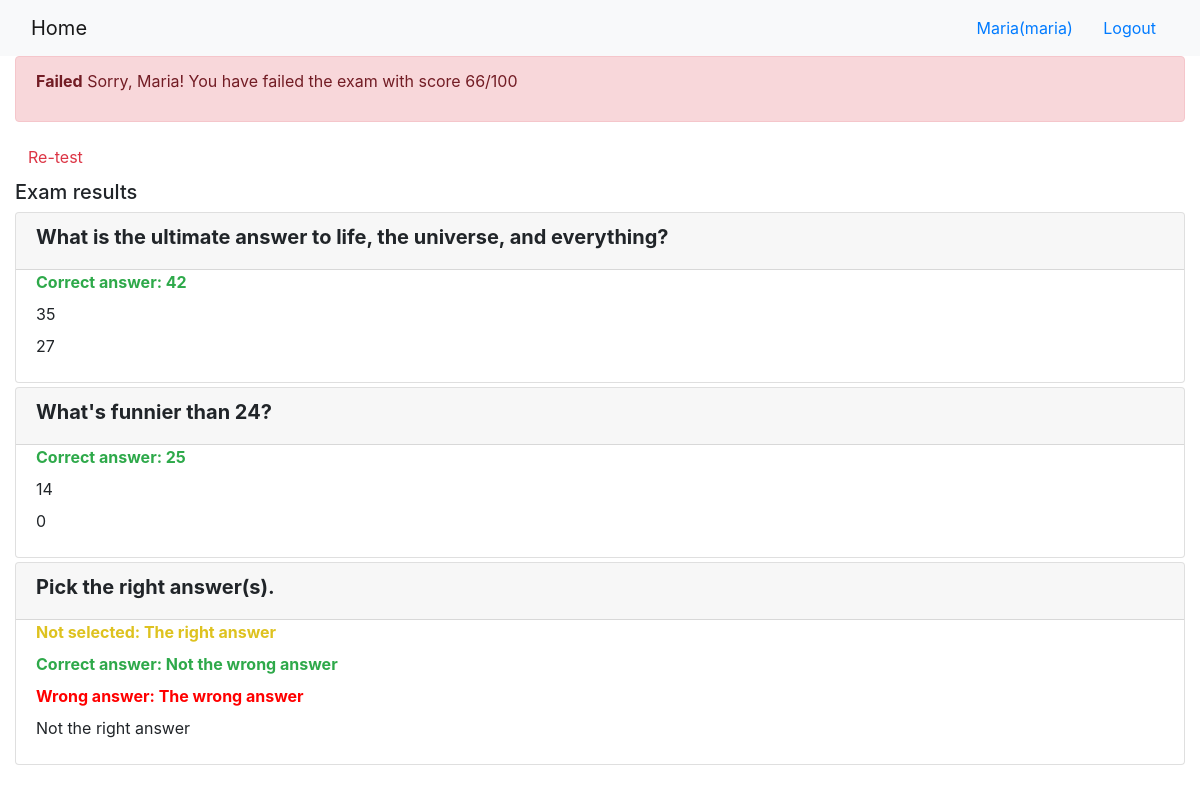
/onlinecourse/course/1/submission/1/result/ (signed in), run on the app's committed database.
### onlinecourse/models.py (models this page shows)
class Question(models.Model):
    lesson = models.ForeignKey(Course, on_delete=models.CASCADE)
    question_text = models.TextField(max_length=1000)
    grade = models.IntegerField(default=0)
    def is_get_score(self, selected_ids):
       all_answers = self.choice_set.filter(is_correct=True).count()
       selected_correct = self.choice_set.filter(is_correct=True, id__in=selected_ids).count()
       if all_answers == selected_correct:
           return True
       else:
           return False

class Choice(models.Model):
    choice_text = models.TextField(max_length=1000)
    is_correct = models.BooleanField(default=0)
    question = models.ManyToManyField(Question)

### onlinecourse/views.py (the view)
def show_exam_result(request, course_id, submission_id):
    context = {}
    course = Course.objects.get(id = course_id)
    submit = Submission.objects.get(id = submission_id)
    selected = Submission.objects.filter(id = submission_id).values_list('choices', flat = True)
    score = 0
    questions = 0
    for question in course.question_set.all():
        if (question.is_get_score(selected)):
            score += question.grade
        questions += 1
    context['selected'] = selected
    context['grade'] = int((score/questions)*100)
    context['course'] = course
    return  render(request, 'onlinecourse/exam_result_bootstrap.html', context)

### onlinecourse/templates/onlinecourse/exam_result_bootstrap.html (shortened to what this page needs)
<!DOCTYPE html>
<html lang="en">
<head>
    {% load static %}
    <link rel="stylesheet" href="https://maxcdn.bootstrapcdn.com/bootstrap/4.5.2/css/bootstrap.min.css">
</head>
<body>
 <nav class="navbar navbar-light bg-light">
    <div class="container-fluid">
        <div class="navbar-header">
              <a class="navbar-brand" href="{% url 'onlinecourse:index' %}">Home</a>
        </div>
        <ul class="nav navbar-nav navbar-right">
            {% if user.is_authenticated %}
            <li>
                <a class="btn btn-link" href="#">{{ user.first_name }}({{ user.username }})</a>
                <a class="btn btn-link" href="{% url 'onlinecourse:logout' %}">Logout</a>
            </li>
            {% endif %}
        </ul>
    </div>
</nav>
<div class="container-fluid">
    {% if grade > 80 %}
    <div class="alert alert-success">
       <p><strong>Congratulations, {{ user.first_name }}!</strong> You have passed the exam and completed the course with score {{ grade }}/100</p>
    </div>
        {% else %}
        <div class="alert alert-danger">
            <p><strong>Failed</strong> Sorry, {{ user.first_name }}! You have failed the exam with score {{ grade }}/100</p>
        </div>
        <a class="btn btn-link text-danger" href="{% url 'onlinecourse:course_details' course.id %}">Re-test</a>
        {% endif %}
        <div class="card-columns-vertical mt-1">
        <h5 class="">Exam results</h5>
            {% for question in course.question_set.all %}
            <div class="card mt-1">
                <div class="card-header"><h5 style="font-weight:bold">{{ question.question_text}}</h5></div>
                <div class="form-group">
                    {% for choice in question.choice_set.all %}
                    <div class="form-check">
                        {% if choice.id in selected %}
                            {% if choice.is_correct == True %}
                                <label style="color:#2ea94a;font-weight:bold">Correct answer: {{choice.choice_text}}</label>
                            {% else %}
                                <label style="color:red;font-weight:bold">Wrong answer: {{choice.choice_text}}</label>
                            {% endif %}
                        {% else %}
                            {% if choice.is_correct == True %}
                                <label style="color:#DEC21F;font-weight:bold">Not selected: {{choice.choice_text}}</label>
                            {% else %}
                                <label>{{choice.choice_text}}</label>
                            {% endif %}
                        {% endif %}
                    </div>
                    {% endfor %}
                </div>
            </div>
            {% endfor %}
        </div>
    </div>
</body>
</html>

### data on the page
Question: question_text "What is the ultimate answer to life, the universe, and everything?"
Choice: choice_text "42"
Choice: choice_text "35"
Choice: choice_text "27"
Question: question_text "What's funnier than 24?"
Choice: choice_text "25"
Choice: choice_text "14"
Choice: choice_text "0"
Question: question_text "Pick the right answer(s)."
Choice: choice_text "The right answer"
Choice: choice_text "Not the wrong answer"
Choice: choice_text "The wrong answer"
Choice: choice_text "Not the right answer"

### other printed values
{{ user.first_name }} "Maria"
{{ user.username }} "maria"
{{ grade }} "66"
